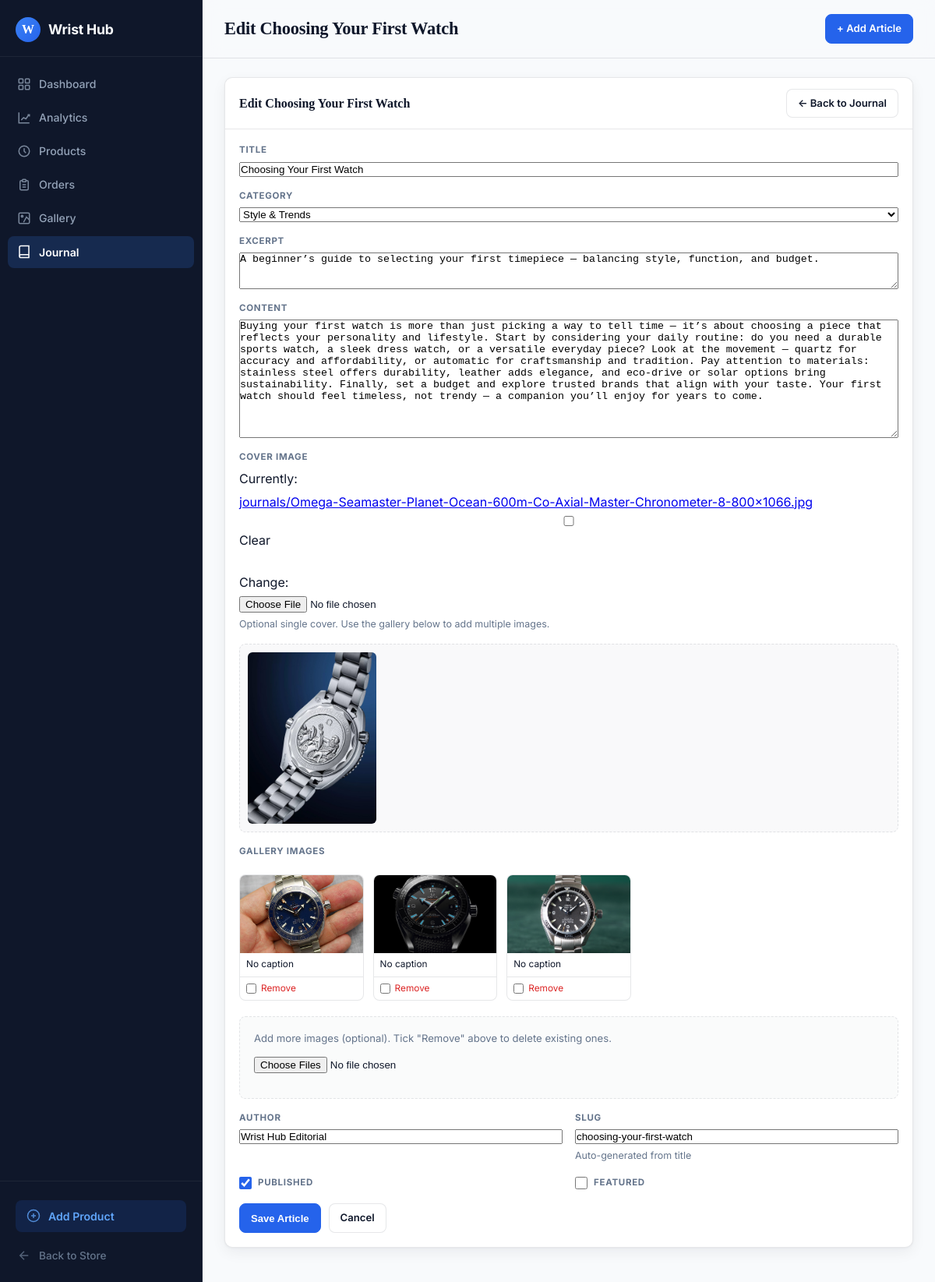
The app's page /panel/journals/choosing-your-first-watch/edit/ with its own data.
### wshop/models.py (models this page shows, shortened)
class Journal(models.Model):
    CATEGORY_CHOICES = [
        ("watch-guides", "Watch Guides"),
        ("style", "Style & Trends"),
        ("history", "Watch History"),
        ("reviews", "Reviews"),
        ("industry", "Industry News"),
        ("lifestyle", "Lifestyle"),
    ]
    title = models.CharField(max_length=200)
    slug = models.SlugField(max_length=220, unique=True)
    excerpt = models.TextField(max_length=300, help_text="Short summary for cards and SEO.")
    content = models.TextField(help_text="Full article body (HTML supported).")
    image = models.ImageField(upload_to="journals/", blank=True)
    category = models.CharField(max_length=30, choices=CATEGORY_CHOICES, default="style")
    author = models.CharField(max_length=100, default="Wrist Hub Editorial")
    published_at = models.DateTimeField(auto_now_add=True)
    is_published = models.BooleanField(default=True)
    is_featured = models.BooleanField(default=False)
    updated_at = models.DateTimeField(auto_now=True)
    class Meta:
        ordering = ["-published_at"]
        verbose_name = "Journal Article"
        verbose_name_plural = "Journal Articles"

class JournalImage(models.Model):
    journal = models.ForeignKey(Journal, on_delete=models.CASCADE, related_name="images")
    image = models.ImageField(upload_to="journals/", blank=True)
    caption = models.CharField(max_length=200, blank=True, default="")
    order = models.PositiveIntegerField(default=0)
    created_at = models.DateTimeField(auto_now_add=True)
    class Meta:
        ordering = ["order", "created_at"]

### wshop/views_admin.py (the view)
# urls.py: path("panel/journals/<slug:slug>/edit/", views_admin.admin_journal_edit, name="panel-journal-edit"),
def admin_journal_edit(request, slug):
    from django import forms
    journal = get_object_or_404(Journal, slug=slug)
    class JournalForm(forms.ModelForm):
        class Meta:
            model = Journal
            fields = [
                "title", "slug", "category", "excerpt", "content",
                "image", "author", "is_published", "is_featured",
            ]
            widgets = {
                "slug": forms.TextInput(attrs={"readonly": "readonly"}),
                "excerpt": forms.Textarea(attrs={"rows": 3}),
                "content": forms.Textarea(attrs={"rows": 10}),
            }
    if request.method == "POST":
        form = JournalForm(request.POST, request.FILES, instance=journal)
        if form.is_valid():
            journal = form.save(commit=False)
            if not journal.slug:
                base_slug = slugify(journal.title) if journal.title else f"journal-{uuid.uuid4().hex[:8]}"
                journal.slug = base_slug
                counter = 1
                while Journal.objects.filter(slug=journal.slug).exclude(pk=journal.pk).exists():
                    journal.slug = f"{base_slug}-{counter}"
                    counter += 1
            journal.save()
            _save_journal_images(request, journal)
            _handle_journal_image_deletes(request, journal)
            messages.success(request, f"Updated '{journal.title}'.")
            return redirect("panel-journal-edit", slug=journal.slug)
    else:
        form = JournalForm(instance=journal)
    return render(request, "panel/journal_edit.html", {
        "form": form,
        "journal": journal,
        "existing_images": journal.images.all(),
        "dashboard_title": f"Edit {journal.title}",
        "journal_active": True,
    })

### wshop/views_admin.py (shortened to what this page needs)
    class JournalForm(forms.ModelForm):
        class Meta:
            model = Journal
            fields = [
                "title", "slug", "category", "excerpt", "content",
                "image", "author", "is_published", "is_featured",
            ]
            widgets = {
                "slug": forms.TextInput(attrs={"readonly": "readonly"}),
                "excerpt": forms.Textarea(attrs={"rows": 3}),
                "content": forms.Textarea(attrs={"rows": 10}),
            }

### wshop/analytics.py (called while the page is built)
def should_track_request(request):
    if request.path.startswith(("/admin/", "/panel/", "/static/", "/media/")):
        return False
    if request.path in {"/cart/count/"}:
        return False
    if request.method not in {"GET", "POST"}:
        return False
    return True

### wshop/templates/panel/journal_edit.html (shortened to what this page needs)
{% extends "panel/base.html" %}
{% block content %}
<div class="card">
    <div class="card-header">
        <span class="card-title">{{ dashboard_title }}</span>
        <a href="{% url 'panel-journals' %}" class="btn btn-secondary btn-sm">&larr; Back to Journal</a>
    </div>
    <div class="card-body">
        <form method="post" enctype="multipart/form-data">
            <div class="form-grid">
                <div class="form-group full">
                    <label class="form-label" for="{{ form.title.id_for_label }}">Title</label>
                    {{ form.title }}
                </div>
                <div class="form-group full">
                    <label class="form-label" for="{{ form.category.id_for_label }}">Category</label>
                    {{ form.category }}
                </div>
                <div class="form-group full">
                    <label class="form-label" for="{{ form.excerpt.id_for_label }}">Excerpt</label>
                    {{ form.excerpt }}
                </div>
                <div class="form-group full">
                    <label class="form-label" for="{{ form.content.id_for_label }}">Content</label>
                    {{ form.content }}
                </div>
                <div class="form-group full">
                    <label class="form-label" for="{{ form.image.id_for_label }}">Cover Image</label>
                    {{ form.image }}
                    <span class="form-hint">Optional single cover. Use the gallery below to add multiple images.</span>
                    {% if journal and journal.image %}
                        <div class="media-preview">
                            <img src="{{ journal.image.url }}" alt="{{ journal.title }}">
                        </div>
                    {% endif %}
                </div>
                <div class="form-group full">
                    <label class="form-label">Gallery Images</label>
                    {% if existing_images %}
                        <div class="existing-grid">
                            {% for img in existing_images %}
                                <div class="existing-item">
                                    <img src="{{ img.image.url }}" alt="{{ img.caption|default:journal.title }}">
                                    <div class="existing-caption">{{ img.caption|default:"No caption" }}</div>
                                    <label class="existing-remove">
                                        <input type="checkbox" name="delete_image_ids" value="{{ img.id }}">
                                        Remove
                                    </label>
                                </div>
                            {% endfor %}
                        </div>
                    {% endif %}
                    <div class="gallery-dropzone" style="margin-top:14px;">
                        <p class="gallery-help">Add more images (optional). Tick "Remove" above to delete existing ones.</p>
                        <input type="file" name="gallery_images" accept="image/*" multiple>
                    </div>
                </div>
                <div class="form-group">
                    <label class="form-label" for="{{ form.author.id_for_label }}">Author</label>
                    {{ form.author }}
                </div>
                <div class="form-group">
                    <label class="form-label" for="{{ form.slug.id_for_label }}">Slug</label>
                    {{ form.slug }}
                    <span class="form-hint">Auto-generated from title</span>
                </div>
                <div class="form-group">
                    <div class="checkbox-group">
                        {{ form.is_published }}
                        <label class="form-label" for="{{ form.is_published.id_for_label }}" style="margin:0;">Published</label>
                    </div>
                </div>
                <div class="form-group">
                    <div class="checkbox-group">
                        {{ form.is_featured }}
                        <label class="form-label" for="{{ form.is_featured.id_for_label }}" style="margin:0;">Featured</label>
                    </div>
                </div>
            </div>
            <div style="display:flex; gap:10px; margin-top:18px; flex-wrap:wrap;">
                <button type="submit" class="btn btn-primary">Save Article</button>
                <a href="{% url 'panel-journals' %}" class="btn btn-secondary">Cancel</a>
            </div>
        </form>
    </div>
</div>
{% endblock %}

### wshop/static/css/admin.css (style rules this page uses)
:root { --bg: #f8fafc; --surface: #ffffff; --sidebar: #0f172a; --sidebar-hover: rgba(255,255,255,0.06); --sidebar-active: rgba(59,130,246,0.18); --ink: #0f172a; --muted: #64748b; --line: rgba(15,23,42,0.1); --shadow: 0 1px 3px rgba(15,23,42,0.04), 0 6px 18px rgba(15,23,42,0.06); --radius: 10px; --blue: #2563eb; --blue-soft: rgba(37,99,235,0.1); --green: #16a34a; --amber: #d97706; --red: #dc2626; --rose: #e11d48; }
* { box-sizing: border-box; margin: 0; padding: 0; }
body { font-family: 'Inter', -apple-system, BlinkMacSystemFont, 'Segoe UI', sans-serif; background: var(--bg); color: var(--ink); line-height: 1.5; min-height: 100vh; }
.django-admin-link, .btn { display: inline-flex; align-items: center; justify-content: center; gap: 6px; padding: 8px 14px; border-radius: 8px; font-size: 0.82rem; font-weight: 600; text-decoration: none; border: 1px solid transparent; cursor: pointer; transition: all 140ms ease; white-space: nowrap; }
.btn-primary { color: #ffffff; background: var(--blue); border-color: var(--blue); }
.btn-secondary { color: var(--ink); background: var(--surface); border-color: var(--line); }
.card { background: var(--surface); border: 1px solid var(--line); border-radius: var(--radius); box-shadow: var(--shadow); margin-bottom: 20px; overflow: hidden; }
.card-header { display: flex; align-items: center; justify-content: space-between; gap: 12px; padding: 16px 20px; border-bottom: 1px solid var(--line); }
.card-title { font-family: Georgia, 'Times New Roman', serif; font-size: 1.05rem; font-weight: 600; color: var(--ink); }
.card-body { padding: 16px 20px; }

### wshop/templates/panel/journal_edit.html (style rules this page uses)
.form-grid { display: grid; grid-template-columns: repeat(2, minmax(0, 1fr)); gap: 16px; }
.form-group { display: flex; flex-direction: column; gap: 6px; }
.form-group.full { grid-column: 1 / -1; }
.form-label { font-size: 0.72rem; font-weight: 700; text-transform: uppercase; letter-spacing: 0.06em; color: var(--muted); }
.form-hint { font-size: 0.78rem; color: var(--muted); }
.checkbox-group { display: flex; align-items: center; gap: 8px; }
.checkbox-group input[type="checkbox"] { width: 16px; height: 16px; accent-color: var(--blue); }
.media-preview { margin-top: 10px; padding: 10px; border: 1px dashed var(--line); border-radius: 8px; background: rgba(243,244,246,0.5); }
.media-preview img { max-width: 100%; max-height: 220px; border-radius: 6px; display: block; }
.btn { display: inline-flex; align-items: center; justify-content: center; gap: 6px; padding: 8px 14px; border-radius: 8px; font-size: 0.82rem; font-weight: 600; text-decoration: none; border: 1px solid transparent; cursor: pointer; transition: all 140ms ease; white-space: nowrap; }
.btn-primary { color: #ffffff; background: var(--blue); border-color: var(--blue); }
.btn-secondary { color: var(--ink); background: var(--surface); border-color: var(--line); }
.card { background: var(--surface); border: 1px solid var(--line); border-radius: var(--radius); margin-bottom: 20px; overflow: hidden; }
.card-header { display: flex; align-items: center; justify-content: space-between; gap: 12px; padding: 14px 18px; border-bottom: 1px solid var(--line); }
.card-title { font-family: Georgia, 'Times New Roman', serif; font-size: 1rem; font-weight: 600; color: var(--ink); }
.card-body { padding: 18px; }
.gallery-dropzone { border: 1px dashed var(--line); border-radius: 8px; padding: 18px; background: rgba(243,244,246,0.4); }
.gallery-help { font-size: 0.82rem; color: var(--muted); margin-bottom: 10px; }
.existing-grid { display: grid; grid-template-columns: repeat(auto-fill, minmax(150px, 1fr)); gap: 12px; margin-top: 14px; }
.existing-item { border: 1px solid var(--line); border-radius: 8px; overflow: hidden; background: #ffffff; }
.existing-item img { width: 100%; height: 100px; object-fit: cover; display: block; }
.existing-item .existing-caption { padding: 6px 8px; font-size: 0.74rem; color: var(--ink); word-break: break-word; min-height: 30px; }
.existing-item .existing-remove { display: flex; align-items: center; gap: 6px; padding: 6px 8px; border-top: 1px solid var(--line); font-size: 0.74rem; color: #dc2626; cursor: pointer; }
.existing-item .existing-remove input { accent-color: #dc2626; }

### records on screen
Journal: title "Choosing Your First Watch", category "Style & Trends", excerpt "A beginner’s guide to selecting your first timepiece — balancing style, function, and budget.", content "Buying your first watch is more than just picking a way to tell time — it’s about choosing a piece that reflects your personality and lifestyle. Start by considering your daily routine: do you need a durable sports watch, a sleek dress watch, or a versatile everyday piece? Look at the movement — quartz for accuracy and affordability, or automatic for craftsmanship and tradition. Pay attention to materials: stainless steel offers durability, leather adds elegance, and eco-drive or solar options bring sustainability. Finally, set a budget and explore trusted brands that align with your taste. Your first watch should feel timeless, not trendy — a companion you’ll enjoy for years to come.", image (picture), author "Wrist Hub Editorial", slug "choosing-your-first-watch", is_published "☑"
JournalImage: image (picture), caption "No caption"
JournalImage: image (picture), caption "No caption"
JournalImage: image (picture), caption "No caption"

### other values on screen
{{ dashboard_title }} "Edit Choosing Your First Watch"
